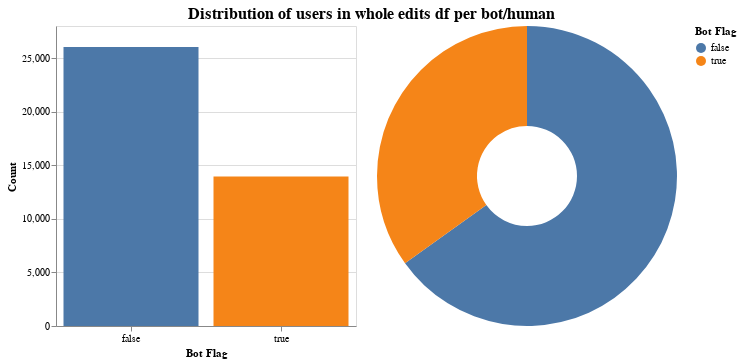

The cell this chart's notebook holds for it:
### Code cell
plot_user_distributions(edits_df, "whole edits df")

### Figure 1 — Vega-Lite specification as saved in the notebook (floating-point values rounded to 4 significant figures)
{"config": {"view": {"continuousWidth": 300, "continuousHeight": 300}}, "hconcat": [{"mark": {"type": "bar"}, "encoding": {"color": {"field": "bot", "type": "nominal"}, "x": {"axis": {"labelAngle": 0}, "field": "bot", "title": "Bot Flag", "type": "nominal"}, "y": {"field": "count", "title": "Count", "type": "quantitative"}}, "height": 300, "width": 300}, {"mark": {"type": "arc", "innerRadius": 50}, "encoding": {"color": {"field": "bot", "title": "Bot Flag", "type": "nominal"}, "theta": {"field": "count", "title": "Count", "type": "quantitative"}, "tooltip": [{"field": "count", "title": "Count", "type": "quantitative"}, {"field": "pct", "format": "0.2%", "title": "Ratio", "type": "quantitative"}]}, "height": 300, "width": 300}], "data": {"name": "data-8ec95481974c1f5796073b7ab04cdc53"}, "title": {"text": "Distribution of users in whole edits df per bot/human", "anchor": "middle", "fontSize": 16}, "$schema": "https://vega.github.io/schema/vega-lite/v5.20.1.json", "datasets": {"data-8ec95481974c1f5796073b7ab04cdc53": [{"bot": false, "count": 26044, "pct": 0.6511}, {"bot": true, "count": 13956, "pct": 0.3489}]}}
